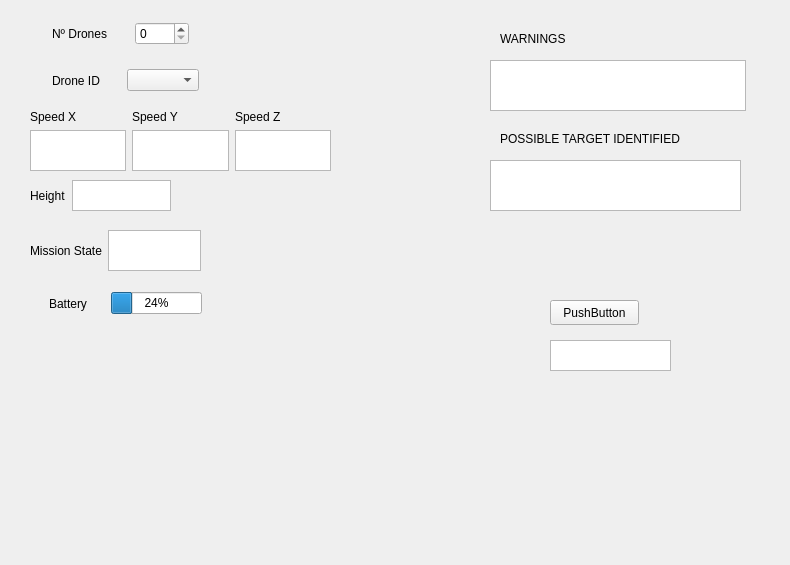
<?xml version="1.0" encoding="UTF-8"?>
<ui version="4.0">
 <class>TestPluginWidget</class>
 <widget class="QWidget" name="TestPluginWidget">
  <property name="geometry">
   <rect>
    <x>0</x>
    <y>0</y>
    <width>790</width>
    <height>565</height>
   </rect>
  </property>
  <property name="windowTitle">
   <string>Test plugin</string>
  </property>
  <widget class="QPushButton" name="pushButton">
   <property name="geometry">
    <rect>
     <x>550</x>
     <y>300</y>
     <width>89</width>
     <height>25</height>
    </rect>
   </property>
   <property name="text">
    <string>PushButton</string>
   </property>
  </widget>
  <widget class="QTextBrowser" name="pubText">
   <property name="geometry">
    <rect>
     <x>550</x>
     <y>340</y>
     <width>121</width>
     <height>31</height>
    </rect>
   </property>
  </widget>
  <widget class="QWidget" name="layoutWidget">
   <property name="geometry">
    <rect>
     <x>30</x>
     <y>60</y>
     <width>191</width>
     <height>41</height>
    </rect>
   </property>
   <layout class="QHBoxLayout" name="horizontalLayout_3">
    <item>
     <spacer name="horizontalSpacer_8">
      <property name="orientation">
       <enum>Qt::Horizontal</enum>
      </property>
      <property name="sizeHint" stdset="0">
       <size>
        <width>40</width>
        <height>20</height>
       </size>
      </property>
     </spacer>
    </item>
    <item>
     <widget class="QLabel" name="label">
      <property name="text">
       <string>Drone ID</string>
      </property>
     </widget>
    </item>
    <item>
     <spacer name="horizontalSpacer_7">
      <property name="orientation">
       <enum>Qt::Horizontal</enum>
      </property>
      <property name="sizeHint" stdset="0">
       <size>
        <width>40</width>
        <height>20</height>
       </size>
      </property>
     </spacer>
    </item>
    <item>
     <widget class="QComboBox" name="comboBox"/>
    </item>
    <item>
     <spacer name="horizontalSpacer_9">
      <property name="orientation">
       <enum>Qt::Horizontal</enum>
      </property>
      <property name="sizeHint" stdset="0">
       <size>
        <width>40</width>
        <height>20</height>
       </size>
      </property>
     </spacer>
    </item>
   </layout>
  </widget>
  <widget class="QTextBrowser" name="warnings">
   <property name="geometry">
    <rect>
     <x>490</x>
     <y>60</y>
     <width>256</width>
     <height>51</height>
    </rect>
   </property>
  </widget>
  <widget class="QLabel" name="label_6">
   <property name="geometry">
    <rect>
     <x>500</x>
     <y>30</y>
     <width>91</width>
     <height>17</height>
    </rect>
   </property>
   <property name="text">
    <string>WARNINGS</string>
   </property>
  </widget>
  <widget class="QTextBrowser" name="coincidence">
   <property name="geometry">
    <rect>
     <x>490</x>
     <y>160</y>
     <width>251</width>
     <height>51</height>
    </rect>
   </property>
  </widget>
  <widget class="QLabel" name="label_10">
   <property name="geometry">
    <rect>
     <x>500</x>
     <y>130</y>
     <width>231</width>
     <height>17</height>
    </rect>
   </property>
   <property name="text">
    <string>POSSIBLE TARGET IDENTIFIED</string>
   </property>
  </widget>
  <widget class="QWidget" name="">
   <property name="geometry">
    <rect>
     <x>30</x>
     <y>20</y>
     <width>181</width>
     <height>28</height>
    </rect>
   </property>
   <layout class="QHBoxLayout" name="horizontalLayout_4">
    <item>
     <spacer name="horizontalSpacer_11">
      <property name="orientation">
       <enum>Qt::Horizontal</enum>
      </property>
      <property name="sizeHint" stdset="0">
       <size>
        <width>40</width>
        <height>20</height>
       </size>
      </property>
     </spacer>
    </item>
    <item>
     <widget class="QLabel" name="label_4">
      <property name="text">
       <string>Nº Drones</string>
      </property>
     </widget>
    </item>
    <item>
     <spacer name="horizontalSpacer_10">
      <property name="orientation">
       <enum>Qt::Horizontal</enum>
      </property>
      <property name="sizeHint" stdset="0">
       <size>
        <width>40</width>
        <height>20</height>
       </size>
      </property>
     </spacer>
    </item>
    <item>
     <widget class="QSpinBox" name="NDrones">
      <property name="maximum">
       <number>9999</number>
      </property>
     </widget>
    </item>
    <item>
     <spacer name="horizontalSpacer_12">
      <property name="orientation">
       <enum>Qt::Horizontal</enum>
      </property>
      <property name="sizeHint" stdset="0">
       <size>
        <width>40</width>
        <height>20</height>
       </size>
      </property>
     </spacer>
    </item>
   </layout>
  </widget>
  <widget class="QWidget" name="">
   <property name="geometry">
    <rect>
     <x>30</x>
     <y>290</y>
     <width>191</width>
     <height>27</height>
    </rect>
   </property>
   <layout class="QHBoxLayout" name="horizontalLayout_5">
    <item>
     <spacer name="horizontalSpacer_14">
      <property name="orientation">
       <enum>Qt::Horizontal</enum>
      </property>
      <property name="sizeHint" stdset="0">
       <size>
        <width>40</width>
        <height>20</height>
       </size>
      </property>
     </spacer>
    </item>
    <item>
     <widget class="QLabel" name="label_5">
      <property name="text">
       <string>Battery</string>
      </property>
     </widget>
    </item>
    <item>
     <spacer name="horizontalSpacer_13">
      <property name="orientation">
       <enum>Qt::Horizontal</enum>
      </property>
      <property name="sizeHint" stdset="0">
       <size>
        <width>40</width>
        <height>20</height>
       </size>
      </property>
     </spacer>
    </item>
    <item>
     <widget class="QProgressBar" name="battery">
      <property name="value">
       <number>24</number>
      </property>
     </widget>
    </item>
    <item>
     <spacer name="horizontalSpacer_15">
      <property name="orientation">
       <enum>Qt::Horizontal</enum>
      </property>
      <property name="sizeHint" stdset="0">
       <size>
        <width>40</width>
        <height>20</height>
       </size>
      </property>
     </spacer>
    </item>
   </layout>
  </widget>
  <widget class="QWidget" name="">
   <property name="geometry">
    <rect>
     <x>30</x>
     <y>180</y>
     <width>141</width>
     <height>31</height>
    </rect>
   </property>
   <layout class="QHBoxLayout" name="horizontalLayout_6">
    <item>
     <widget class="QLabel" name="label_7">
      <property name="text">
       <string>Height</string>
      </property>
     </widget>
    </item>
    <item>
     <widget class="QTextBrowser" name="height"/>
    </item>
   </layout>
  </widget>
  <widget class="QWidget" name="">
   <property name="geometry">
    <rect>
     <x>30</x>
     <y>110</y>
     <width>301</width>
     <height>61</height>
    </rect>
   </property>
   <layout class="QHBoxLayout" name="horizontalLayout">
    <item>
     <layout class="QVBoxLayout" name="verticalLayout">
      <item>
       <widget class="QLabel" name="label_2">
        <property name="text">
         <string>Speed X</string>
        </property>
       </widget>
      </item>
      <item>
       <widget class="QTextBrowser" name="speedxText"/>
      </item>
     </layout>
    </item>
    <item>
     <layout class="QVBoxLayout" name="verticalLayout_2">
      <item>
       <widget class="QLabel" name="label_3">
        <property name="text">
         <string>Speed Y</string>
        </property>
       </widget>
      </item>
      <item>
       <widget class="QTextBrowser" name="speedyText"/>
      </item>
     </layout>
    </item>
    <item>
     <layout class="QVBoxLayout" name="verticalLayout_3">
      <item>
       <widget class="QLabel" name="label_8">
        <property name="text">
         <string>Speed Z</string>
        </property>
       </widget>
      </item>
      <item>
       <widget class="QTextBrowser" name="speedzText"/>
      </item>
     </layout>
    </item>
   </layout>
  </widget>
  <widget class="QWidget" name="">
   <property name="geometry">
    <rect>
     <x>30</x>
     <y>230</y>
     <width>171</width>
     <height>41</height>
    </rect>
   </property>
   <layout class="QHBoxLayout" name="horizontalLayout_2">
    <item>
     <widget class="QLabel" name="label_9">
      <property name="text">
       <string>Mission State</string>
      </property>
     </widget>
    </item>
    <item>
     <widget class="QTextBrowser" name="state"/>
    </item>
   </layout>
  </widget>
 </widget>
 <resources/>
 <connections/>
</ui>
